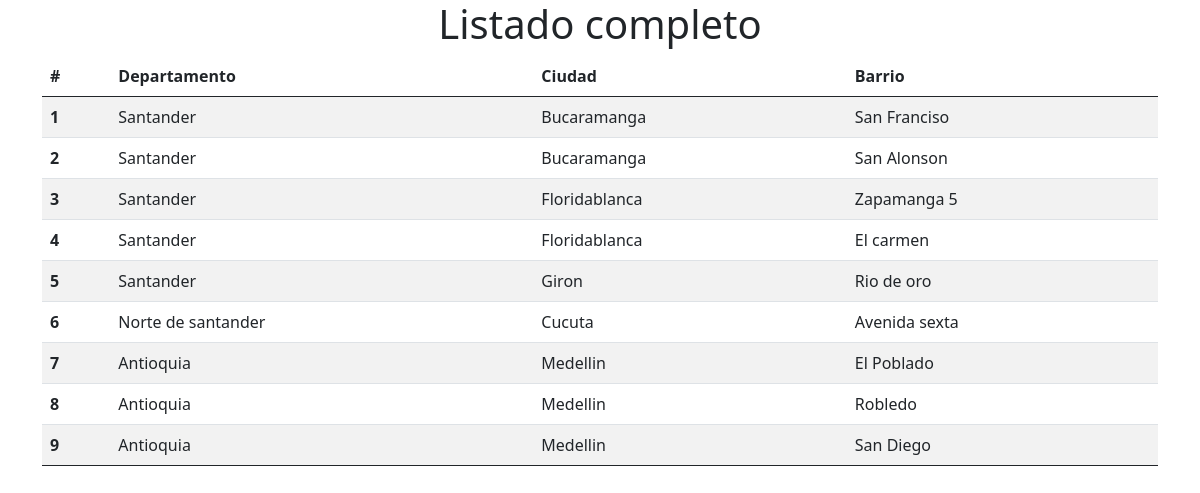
The page /locations on the database as committed earlier.
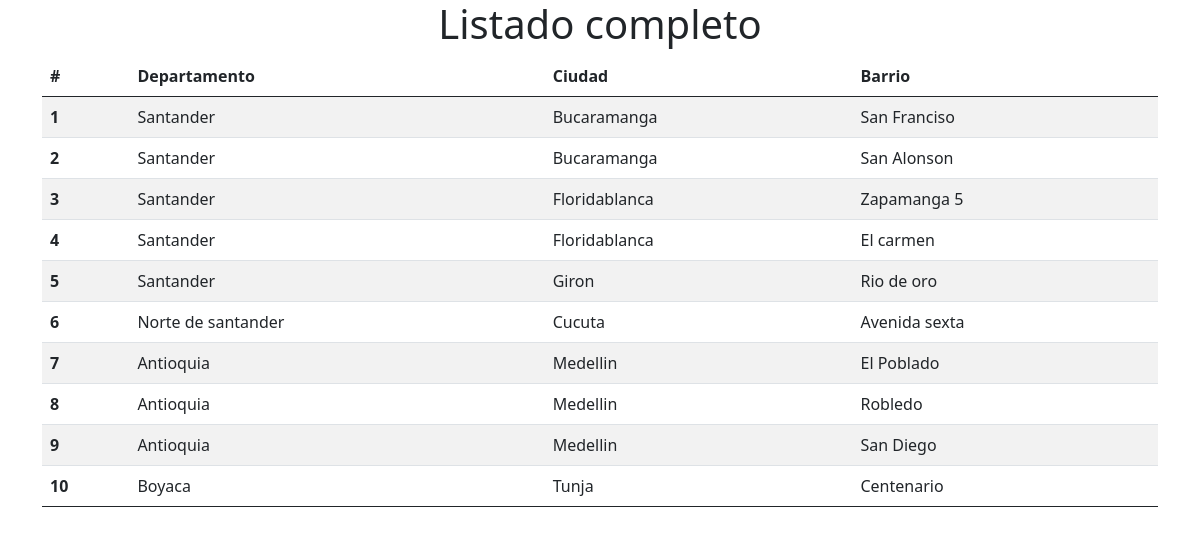
The same page on the database as committed later.
### locations/models.py (models this page shows, shortened)
class Department(models.Model):
    name = models.CharField(max_length=50)

class City(models.Model):
    department_id = models.ForeignKey(Department, on_delete=models.CASCADE)
    name = models.CharField(max_length=50)

class District(models.Model):
    city_id = models.ForeignKey(City, on_delete=models.CASCADE)
    name = models.CharField(max_length=50)

### locations/views.py (the view)
# urls.py: path('locations', views.all),
def all(request):
    data = []
    departments = Department.objects.all()
    for d in departments:
        cities = City.objects.filter(department_id = d.id).all()
        for c in cities:
            districts = District.objects.filter(city_id = c.id).all()
            for di in districts:
                data.append([d.name, c.name, di.name])
    context = {
        "data": data
    }
    template_name = 'locations/todo.html'
    return render(request, template_name, context)

### locations/templates/locations/todo.html (shortened to what this page needs)
{% extends 'base.html' %}
{% block content %}
    <table class="table table-striped">
        <thead>
            <tr>
                <th scope="col">#</th>
                <th scope="col">Departamento</th>
                <th scope="col">Ciudad</th>
                <th scope="col">Barrio</th>
            </tr>
        </thead>
        <tbody>
            {% for d in data %}
                <tr>
                    <th> {{ forloop.counter }} </th>
                    <td> {{ d.0 }} </td>
                    <td> {{ d.1 }} </td>
                    <td> {{ d.2 }} </td>
                </tr>
            {% endfor %}
        </tbody>
{% endblock %}

Rows that differ between the two databases and show on the page:
added Department: name "Boyaca"
added City: name "Tunja"
added District: name "Centenario"
Other text that changed with them:
new list line: "10"
